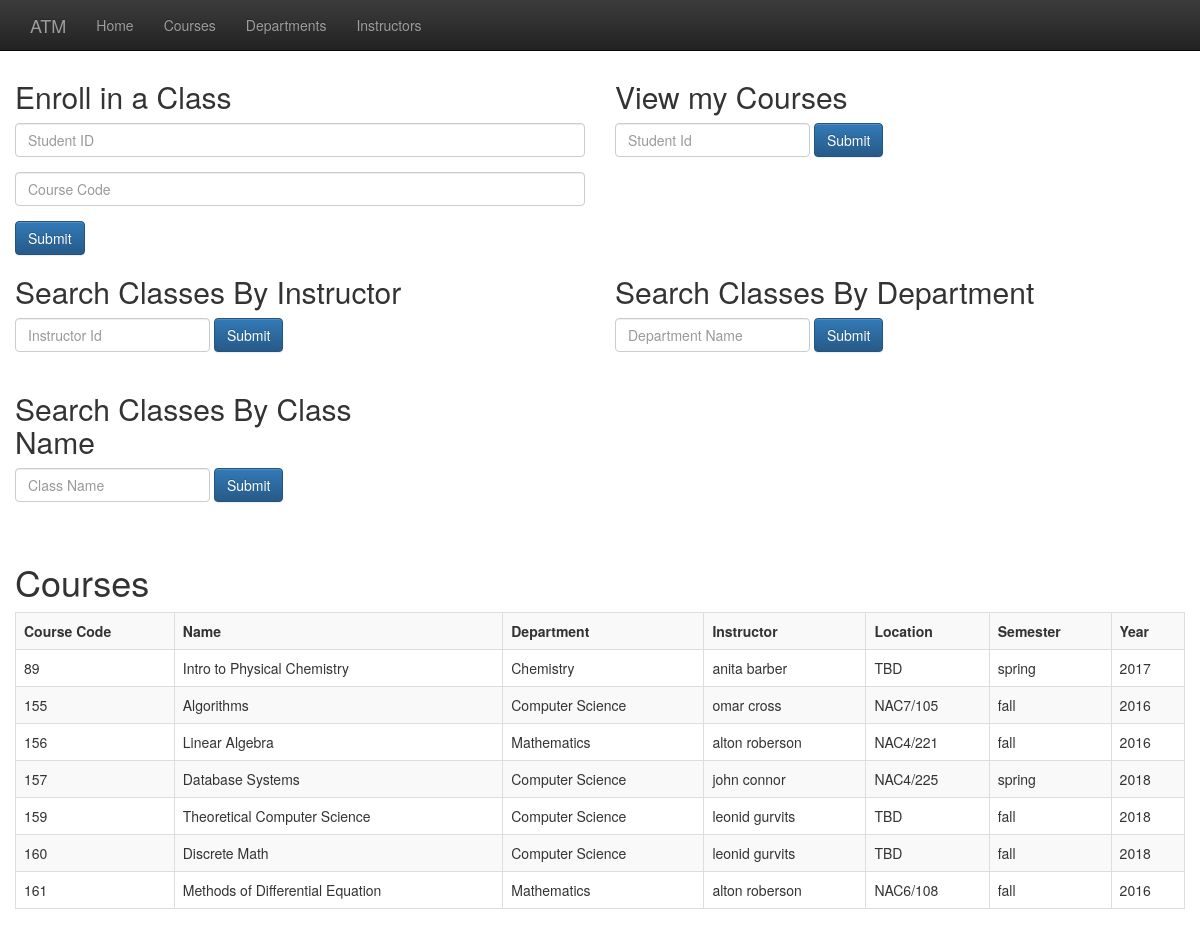
/courses.php, run on the app's committed database.
### tables this page shows
CREATE TABLE `Courses` (
  `courseCode` int(10) UNSIGNED NOT NULL,
  `name` varchar(32) NOT NULL,
  `department` int(10) UNSIGNED NOT NULL,
  `instructor` int(10) UNSIGNED NOT NULL,
  `location` varchar(32) NOT NULL DEFAULT 'TBD',
  `semester` varchar(8) NOT NULL,
  `year` char(4) NOT NULL
);

CREATE TABLE `Departments` (
  `departmentID` int(10) UNSIGNED NOT NULL,
  `name` varchar(32) NOT NULL,
  `email` varchar(32) NOT NULL,
  `phoneNumber` varchar(32) NOT NULL
);

### functions.php (the view, shortened to what this page needs)
<?php
function getAllCourses($result) {
    if (mysqli_num_rows($result) > 0) {
        while ($row = mysqli_fetch_assoc($result)) {
            echo "
            <tr>
                <td>" . $row["courseCode"] . "</td>
                <td>" . $row["name"] . "</td>
                <td>" . $row["deptName"] . "</td>
                <td>" . $row["instructorName"] . "</td>
                <td>" . $row["location"] . "</td>
                <td>" . $row["semester"] . "</td>
                <td>" . $row["year"] . "</td>
            </tr>";
        }
    } else {
        echo "0 results";
    }
}
?>

### courses.php (shortened to what this page needs)
<?php
include("db.php");
include("functions.php");
?>
<body>
    <div class="container-fluid">
        <div class="row">
            <div class="col-md-6">
                <h2>Enroll in a Class</h2>
                <form action="#" method="post" id="Enroll">
                    <div class="form-group">
                        <input type="text" class="form-control" name="sID" placeholder="Student ID">
                    </div>
                    <div class="form-group">
                        <input type="text" class="form-control" name="courseCode" placeholder="Course Code">
                    </div>
                    <button type="submit" class="btn btn-primary">Submit</button>
                </form>
            </div>
            <div class="col-md-6">
                <h2>View my Courses</h2>
                <form class="form-inline" action="#" method="post" id="myCourses">
                    <div class="form-group">
                        <input type="text" class="form-control" name="ID" placeholder="Student Id">
                    </div>
                    <button type="submit" class="btn btn-primary">Submit</button>
                </form>
            </div>
        </div>
        <div class="row">
            <div class="col-md-6">
                <h2>Search Classes By Instructor</h2>
                <form class="form-inline" action="#" method="post" id="viewMyClasses">
                    <div class="form-group">
                        <input type="text" class="form-control" name="InstructorID" placeholder="Instructor Id">
                    </div>
                    <button type="submit" class="btn btn-primary">Submit</button>
                </form>
            </div>
            <div class="col-md-6">
                <h2>Search Classes By Department</h2>
                <form class="form-inline" action="#" method="post" id="viewDeptClasses">
                    <div class="form-group">
                        <input type="text" class="form-control" name="DeptName" placeholder="Department Name">
                    </div>
                    <button type="submit" class="btn btn-primary">Submit</button>
                </form>
            </div>
        </div>
        <div class="row">
        <div class="col-md-4">
                <h2>Search Classes By Class Name</h2>
                <form class="form-inline" action="#" method="post" id="viewClassName">
                    <div class="form-group">
                        <input type="text" class="form-control" name="ClassName" placeholder="Class Name">
                    </div>
                    <button type="submit" class="btn btn-primary">Submit</button>
                </form>
            </div>
        </div>
        <br>
        <div class="row">
            <div class="col-md-12">
                <h1>Courses</h1>
                <table class="table table-bordered table-hover table-striped table-responsive">
                    <tr>
                        <th>Course Code</th>
                        <th>Name</th>
                        <th>Department</th>
                        <th>Instructor</th>
                        <th>Location</th>
                        <th>Semester</th>
                        <th>Year</th>
                    </tr>
                    <?php
                        $sql = "SELECT Courses.*, Departments.name AS deptName, CONCAT (Instructors.firstName,' ', Instructors.lastName)AS instructorName
                                FROM Courses
                                JOIN Departments ON Courses.department = Departments.departmentID
                                JOIN Instructors ON Courses.instructor = Instructors.instructorID";
                        $result = $conn->query($sql);
                        getAllCourses($result);
                    ?>
                </table>
            </div>
        </div>
    </div>
</body>
</html>

### data on the page
courses: courseCode "89", name "Intro to Physical Chemistry", department.name "Chemistry", instructorName "anita barber", location "TBD", semester "spring", year "2017"
courses: courseCode "155", name "Algorithms", department.name "Computer Science", instructorName "omar cross", location "NAC7/105", semester "fall", year "2016"
courses: courseCode "156", name "Linear Algebra", department.name "Mathematics", instructorName "alton roberson", location "NAC4/221", semester "fall", year "2016"
courses: courseCode "157", name "Database Systems", department.name "Computer Science", instructorName "john connor", location "NAC4/225", semester "spring", year "2018"
courses: courseCode "159", name "Theoretical Computer Science", department.name "Computer Science", instructorName "leonid gurvits", location "TBD", semester "fall", year "2018"
courses: courseCode "160", name "Discrete Math", department.name "Computer Science", instructorName "leonid gurvits", location "TBD", semester "fall", year "2018"
courses: courseCode "161", name "Methods of Differential Equation", department.name "Mathematics", instructorName "alton roberson", location "NAC6/108", semester "fall", year "2016"
